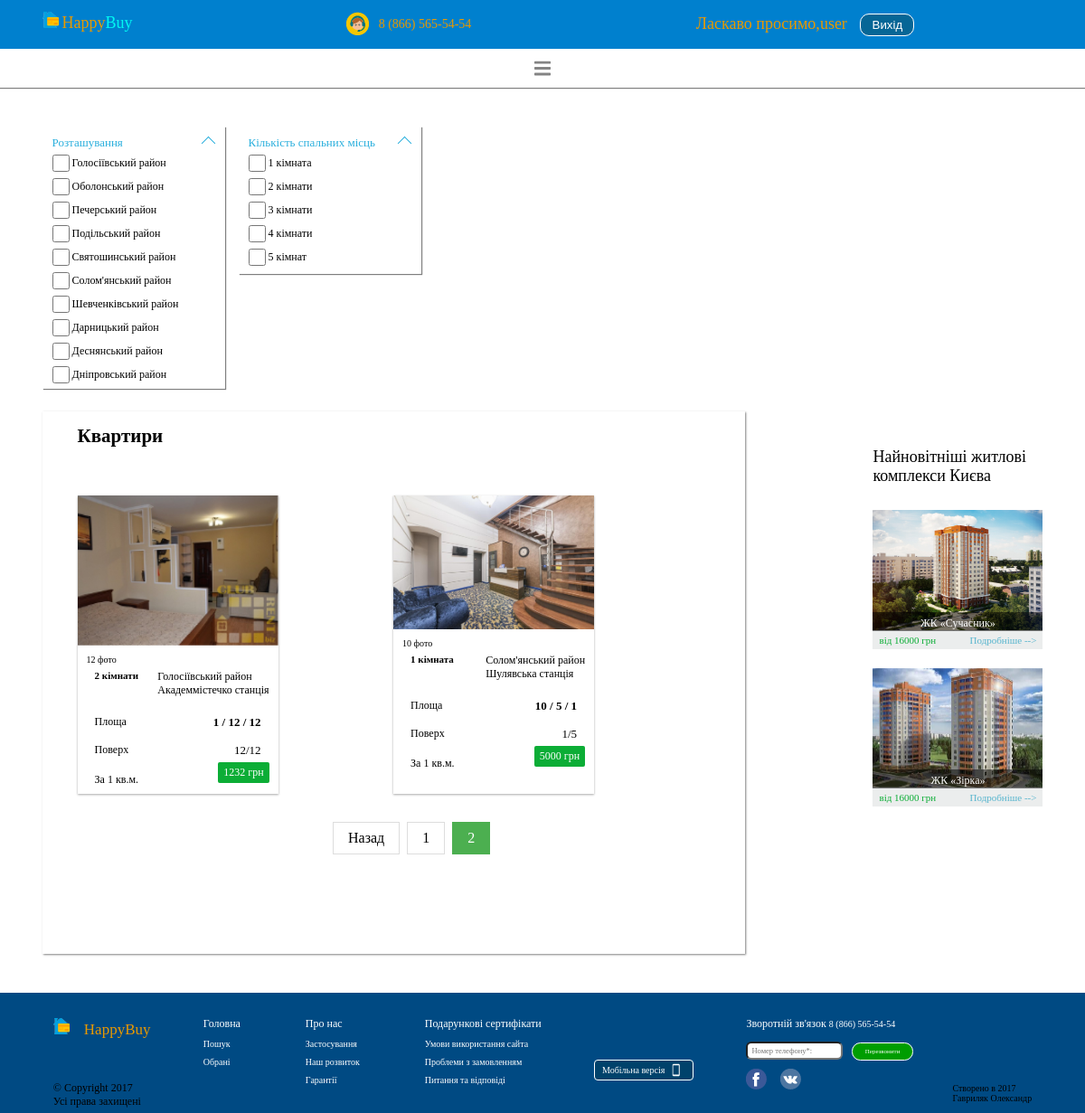
The page /main/2 (signed in) on the database its author committed.
### tables this page shows
CREATE TABLE `arealocations` (
  `Id` int(11) NOT NULL,
  `Text` varchar(200) NOT NULL
);

CREATE TABLE `rooms` (
  `Id` int(11) NOT NULL,
  `Text` text NOT NULL
);

CREATE TABLE `apartments` (
  `Id` int(11) NOT NULL,
  `mainImage` varchar(200) NOT NULL,
  `countImage` int(20) NOT NULL,
  `room_Id` int(10) NOT NULL,
  `areaLocation_Id` int(11) NOT NULL,
  `metro_Id` int(11) NOT NULL,
  `areaGeneral` int(11) NOT NULL,
  `areaKitchen` int(11) NOT NULL,
  `areaLiving` int(11) NOT NULL,
  `floor` int(11) NOT NULL,
  `floorGeneral` int(11) NOT NULL,
  `price` int(11) NOT NULL
);

CREATE TABLE `metro` (
  `Id` int(11) NOT NULL,
  `Text` varchar(100) NOT NULL
);

### Controllers/HomeController.php (called while the page is built, shortened)
<?php
class HomeController extends Controller
{
    public function IndexAction()
    {
        $this->route['action'] = "main";
        $pagination = new Pagination($this->route, Apartment::takeAllCount());
        $items = $this->initModelForOnePage();
        $districts = AreaLocation::takeAll();
        $rooms = Room::takeAll();
        $vars = [
            'pagination' => $pagination->get(),
            'items' => $items,
            'districts' => $districts,
            'rooms' => $rooms
        ];
        $this->view->render('Головна сторінка', $vars);
    }
    private function initModelForOnePage()
    {
        $items = Apartment::getList($this->route);
        Apartment::includeAllRelations($items);
        return $items;
    }
}

### index.php (called while the page is built, shortened)
<?php
spl_autoload_register(function ($class) {
    $path = str_replace('\\', '/', $class . '.php');
});
class Startup
{
    protected $router;
    public function __construct()
    {
        $this->Run();
    }
    public function Configure()
    {
        $this->router = new Router($_SERVER['REQUEST_URI'], $_SERVER['REQUEST_METHOD']);
    }
    public function Run()
    {
        $this->router->run();
    }
}
$startup = new Startup();

### core/DataLib/SQLBuilder.php (called while the page is built, shortened)
<?php
class SQLBuilder implements CRUD
{
    private $settings = [
        "host" => "127.0.0.1",
        "database" => "happybuy",
        "username" => "root",
        "password" => "",
        "options" => [
            PDO::ATTR_ERRMODE => PDO::ERRMODE_EXCEPTION,
            PDO::ATTR_DEFAULT_FETCH_MODE => PDO::FETCH_ASSOC,
            PDO::ATTR_EMULATE_PREPARES => false]
    ];
    private $dbh = null, $table, $columns, $sql, $bindValues, $getSQL,
        $className, $where, $orWhere, $whereCount = 0, $isOrWhere = false,
        $rowCount = 0, $limit, $orderBy, $lastIDInserted = 0;
    public function __construct()
    {
        try {
            $this->dbh = new PDO("mysql:host=" . $this->settings['host'] . ";dbname=" . $this->settings['database'] . ";charset=utf8",
                $this->settings['username'], $this->settings['password'], $this->settings['options']);
            return $this;
        } catch (Exception $e) {
            die("Error establishing a database connection.");
        }
    }
    public function query($query, $args = [])
    {
        $query = trim($query);
        $this->bindValues = $args;
        return $this;
    }
    private function resetQuery()
    {
        $this->table = null;
        $this->columns = null;
        $this->sql = null;
        $this->bindValues = null;
        $this->className = null;
        $this->limit = null;
        $this->orderBy = null;
        $this->where = null;
        $this->whereCount = 0;
    }
    public function exec()
    {
        $stmt = $this->dbh->prepare($this->sql);
        $stmt->execute($this->bindValues);
        return $stmt->rowCount();
    }
    public function table($table_name)
    {
        $this->table = $table_name;
        return $this;
    }
    public function className($className)
    {
        $this->className = $className;
        return $this;
    }
    public function where()
    {
        $num_args = func_num_args();
        $args = func_get_args();
        if ($num_args == 1) {
            if (is_numeric($args[0])) {
                $this->where .= "`id` = ?";
                $this->bindValues[] = $args[0];
            }
        } elseif ($num_args == 3) {
            $this->where .= "`" . trim($args[0]) . "` " . $args[1] . " ?";
            $this->bindValues[] = $args[2];
        }
        return $this;
    }
    private function firstOrAddWhereWithAnd()
    {
        if ($this->whereCount == 0) {
            $this->where .= " WHERE ";
            $this->whereCount += 1;
        } else {
            $this->where .= " AND ";
        }
    }
    public function get()
    {
        $stmt = $this->executeQuery();
        if ($stmt->rowCount() > 0)
            return $stmt->fetch();
        return false;
    }
    public function getAll()
    {
        $stmt = $this->executeQuery();
        return $stmt->fetchAll();
    }
    private function executeQuery()
    {
        $stmt = $this->dbh->prepare($this->sql);
        if ($this->className !== null)
            $stmt->setFetchMode(PDO::FETCH_CLASS, $this->className);
        $stmt->execute($this->bindValues);
        return $stmt;
    }
    private function buildQuery()
    {
        if ($this->columns === null) {
            $select = "*";
        } else {
            $select = $this->columns;
        }
        $this->sql = "SELECT " . $select . " FROM `" . $this->table . "`";
        if ($this->where !== null) {
            $this->sql .= $this->where;
        }
        if ($this->orderBy !== null) {
            $this->sql .= $this->orderBy;
        }
        if ($this->limit !== null) {
            $this->sql .= $this->limit;
        }
    }
    public function orderBy($field_name, $order = 'ASC')
    {
        $field_name = trim($field_name);
        $order = trim(strtoupper($order));
        if ($field_name !== null && ($order == 'ASC' || $order == 'DESC')) {
            if ($this->orderBy == null) {
                $this->orderBy = " ORDER BY $field_name $order";
            } else {
                $this->orderBy .= ", $field_name $order";
            }
        }
        return $this;
    }
    public function limit($start, $end)
    {
        $this->limit = " LIMIT " . $start . "," . $end;
        return $this;
    }
}

### core/DataLib/ORM.php (called while the page is built, shortened)
<?php
abstract class ORM
{
    static protected function setup()
    {
        $db = new SQLBuilder();
        $table = get_called_class()::getNameInDatabase();
        $db->table($table);
        $db->className(get_called_class());
        return $db;
    }
    public function include($object)
    {
        $db = new SQLBuilder();
        $table = $object::getNameInDatabase();
        $db->table($table);
        $db->className(get_class($object));
        $nameClass = join('', array_slice(explode('\\', get_class($object)), -1));
        $nameField = lcfirst($nameClass);
        $nameFieldId = $nameField . "_Id";
        $field = $this->__get($nameFieldId);
        $db->where($field);
        $this->__set($nameField, $db->get());
        return $this;
    }
    public static function takeAllCount(){
        $db = new SQLBuilder();
        $table = get_called_class()::getNameInDatabase();
        $res = $db->query("SELECT count(*)")->table($table)->exec();
        return $res;
    }
    public static function takeAll(){
        $db = self::setup();
        $res = $db->getAll();
        return $res;
    }
}

### Model/Metro.php (called while the page is built, shortened)
<?php
class Metro extends ORM
{
    protected $Text;
    public function getText()
    {
        return $this->Text;
    }
    public static function getNameInDatabase()
    {
        return "Metro";
    }
}

### Model/AreaLocation.php (the view, shortened to what this page needs)
<?php
class AreaLocation extends ORM implements IToHTML
{
    protected $Id;
    protected $Text;
    public function getText()
    {
        return $this->Text;
    }
    static function getNameInDatabase()
    {
        return "arealocations";
    }
    public function ToHtml()
    {
        ?>
        <div class="items" >
            <input class="checked-items"  type="checkbox" name="areaLocation_Id"
                   id="<?= "area".$this->Id ?>" value="<?= $this->Id ?>">
            <label for="<?= "area".$this->Id ?>" id="<?= "area".$this->Id."value"?>" ><?= $this->GetText() ?> район</label>
        </div>
        <?php
    }
}

### Views/Home/index.php (shortened to what this page needs)
<link href="../Content/media.css" rel="stylesheet"/>
<main>
    <div class="leftPanel">
        <form id="filterForm">
            <div class="location">
                <div class="title">
                    <div class="title-head">Розташування</div>
                    <div class="icon-arrow"></div>
                </div>
                <?php
                foreach ($districts as $district) {
                    $district->ToHtml();
                } ?>
            </div>
            <div class="count-place">
                <div class="title">
                    <div class="title-head">Кількість спальних місць</div>
                    <div class="icon-arrow"></div>
                </div>
                <?php
                foreach ($rooms as $room) {
                    $room->ToHtml();
                } ?>
            </div>
        </form>
    </div>
    <div class="main">
        <h1>Квартири</h1>
        <div class="searching-panel" id="choosedPanel">
        </div>
        <br/>
        <div class="row" id="apartments">
            <?php
            foreach ($items as $item) {
                $item->ToHtml();
            }
            ?>
            <div class="center">
                <?php echo $pagination; ?>
            </div>
        </div>
    </div>
    <div class="new-houses">
        <span>Найновітніші житлові комплекси Києва</span>
        <div class="building">
            <img src="../../images/bud1.png"/>
            <div class="discription-build">ЖК «Сучасник» <br/>р-н Солом’янський,<br/> вул. Борщагівська 7</div>
            <div class="down-building">
                <div class="count-building">від 16000 грн</div>
                <div class="more-info"><a href="#">Подробніше --></a></div>
            </div>
        </div>
        <div class="building">
            <img src="../../images/bud2.png"/>
            <div class="discription-build">ЖК «Зірка» <br/>р-н Солом’янський,<br/> вул. Борщагівська 7</div>
            <div class="down-building">
                <div class="count-building">від 16000 грн</div>
                <div class="more-info"><a href="#">Подробніше --></a></div>
            </div>
        </div>
    </div>
</main>

### Model/Room.php (shortened to what this page needs)
<?php
class Room extends ORM implements IToHTML
{
    protected $Id;
    protected $Text;
    public function getText()
    {
        return $this->Text;
    }
    static function getNameInDatabase()
    {
        return "rooms";
    }
    public function ToHtml()
    {
        ?>
        <div class="items">
                <input class="checked-items"
                       id="<?= "room". $this->Id ?>"
                       type="checkbox"
                       name="room_Id"
                       value="<?=$this->Id?>">
                <label for="<?= "room". $this->Id ?>"
                       id="<?= "room".$this->Id?>value" ><?=$this->getText()?></label>
            </div>
    <?php
    }
}

### Model/Apartment.php (shortened to what this page needs)
<?php
class Apartment extends ORM implements IToHtml
{
    protected $mainImage;
    protected $countImage;
    protected $room;
    protected $areaLocation;
    protected $metro;
    protected $areaGeneral;
    protected $areaKitchen;
    protected $areaLiving;
    protected $floor;
    protected $floorGeneral;
    protected $price;
    public function __construct()
    {
        $this->mainImage = "../images/{$this->mainImage}";
    }
    public static function includeAllRelations($items)
    {
        try {
            foreach ($items as $item) {
                $item->include(new Room())->include(new Metro())->include(new AreaLocation());
            }
        } catch (Exception $e) {
            echo $e->getMessage();
        }
        return $items;
    }
    public function __get($property)
    {
        if (property_exists($this, $property)) {
            return $this->$property;
        }
        return null;
    }
    public function __set($property, $value)
    {
        if (property_exists($this, $property))
            return $this->$property = $value;
        return null;
    }
    public static function getList($route)
    {
        $db = new SQLBuilder();
        $max = 8;
        $start = (($route['page'] ?? 1) - 1) * $max;
        return $db->table("apartments")->className(get_called_class())->orderBy("Id", "DESC")->limit($start, $max)->getAll();
    }
    public function ToHtml()
    {
        ?>
        <div class="col-xsm-12 col-sm-6 col-md-4 col-lg-3">
            <div class="content-item">
                <form method="GET" class="form_favourite" action="/apartment" onclick="submit()">
                    <img src="<?= $this->mainImage ?>" class="image-for-content"/>
                    <div class="content">
                        <div class="count-photo"><a href="#"><?= $this->countImage ?> фото</a></div>
                        <div class="option">
                            <div class="count-room">
                                <strong><?= $this->room != null ? $this->room->getText() : "Undefined" ?></strong></div>
                            <div class="content-location">
                                <?= $this->areaLocation != null ? $this->areaLocation->getText() : "Undefined" ?>
                                район<br/>
                                <?= $this->metro != null ? $this->metro->getText() : "Undefined" ?> станція
                            </div>
                        </div>
                        <div class="option">
                            <div class="apartment-item">Площа</div>
                            <div class="apartment-item-value"><strong>
                                    <?= $this->areaGeneral ?> /
                                    <?= $this->areaKitchen ?> /
                                    <?= $this->areaLiving ?></strong></div>
                        </div>
                        <div class="option">
                            <div class="apartment-item">Поверх</div>
                            <div class="apartment-item-value"><?= $this->floor ?>/<?= $this->floorGeneral ?>
                            </div>
                        </div>
                        <div class="option">
                            <div class="count-for-one-meter apartment-item ">За 1 кв.м.</div>
                            <input class="btn-buy" type="submit" value="<?= $this->price ?> грн"/>
                        </div>
                    </div>
                </form>
            </div>
        </div>
        <?php
    }
    static function getNameInDatabase()
    {
        return "apartments";
    }
}

### Content/media.css (style rules this page uses)
* { box-sizing: border-box; }
@media (max-width: 1200px) { main { flex-flow: row wrap; justify-content: space-between; padding: 0px 3.8799414348%; } }
@media (max-width: 1200px) { main .leftPanel { margin-bottom: 25px; width: 100%; } }
@media (max-width: 1200px) { main .leftPanel .count-place { margin-top: 0px; margin-left: 15px; } }
@media (max-width: 1200px) { main .new-houses { margin-top: 25px; } }

### Content/grid.css (style rules this page uses)
.row { height: max-content; width: 100%; }
@media (max-width: 3000px) { .col-lg-3 { width: 25%; float: left; margin: 15px 0px; } }
@media (max-width: 1600px) { .col-md-4 { width: 33.33333333%; float: left; margin: 15px 0px; } }
@media (max-width: 1400px) { .col-sm-6 { width: 50%; float: left; margin: 15px 0px; } }

### rows shown on the page
arealocations: Text "Голосіївський"
arealocations: Text "Оболонський"
arealocations: Text "Печерський"
arealocations: Text "Подільський"
arealocations: Text "Святошинський"
arealocations: Text "Солом'янський"
arealocations: Text "Шевченківський"
arealocations: Text "Дарницький"
arealocations: Text "Деснянський"
arealocations: Text "Дніпровський"
rooms: Text "1 кімната"
rooms: Text "2 кімнати"
rooms: Text "3 кімнати"
rooms: Text "4 кімнати"
rooms: Text "5 кімнат"
apartments: shows a picture, countImage "12", room_Id.Text "2 кімнати", areaLocation_Id.Text "Голосіївський", metro_Id.Text "Академмістечко", areaGeneral "1", areaKitchen "12", areaLiving "12", floor "12", floorGeneral "12", price "1232 грн"
apartments: mainImage (picture), countImage "10", room_Id.Text "1 кімната", areaLocation_Id.Text "Солом'янський", metro_Id.Text "Шулявська", areaGeneral "10", areaKitchen "5", areaLiving "1", floor "1", floorGeneral "5", price "5000 грн"

### other values the page prints
$user['login'] "user"
$text "Назад"
